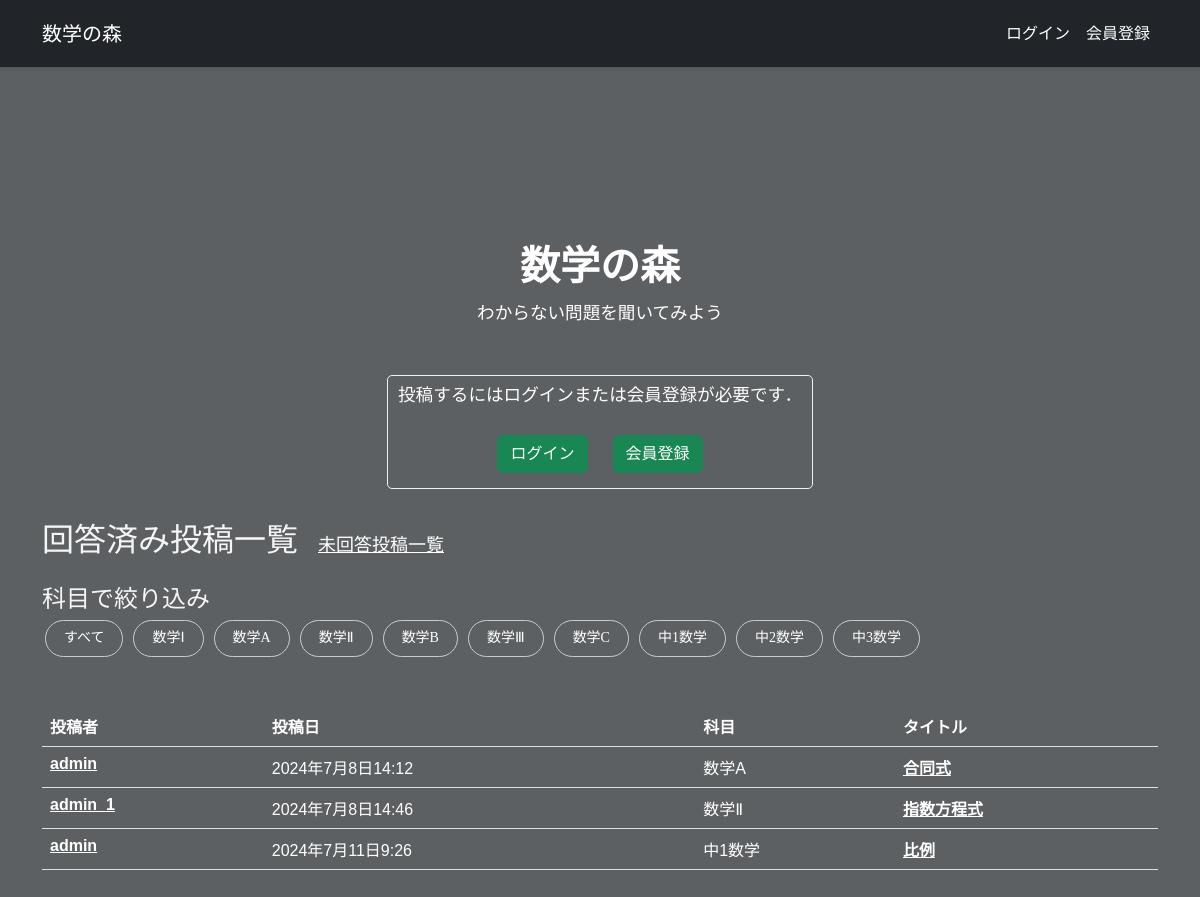
The app's page /, older data.
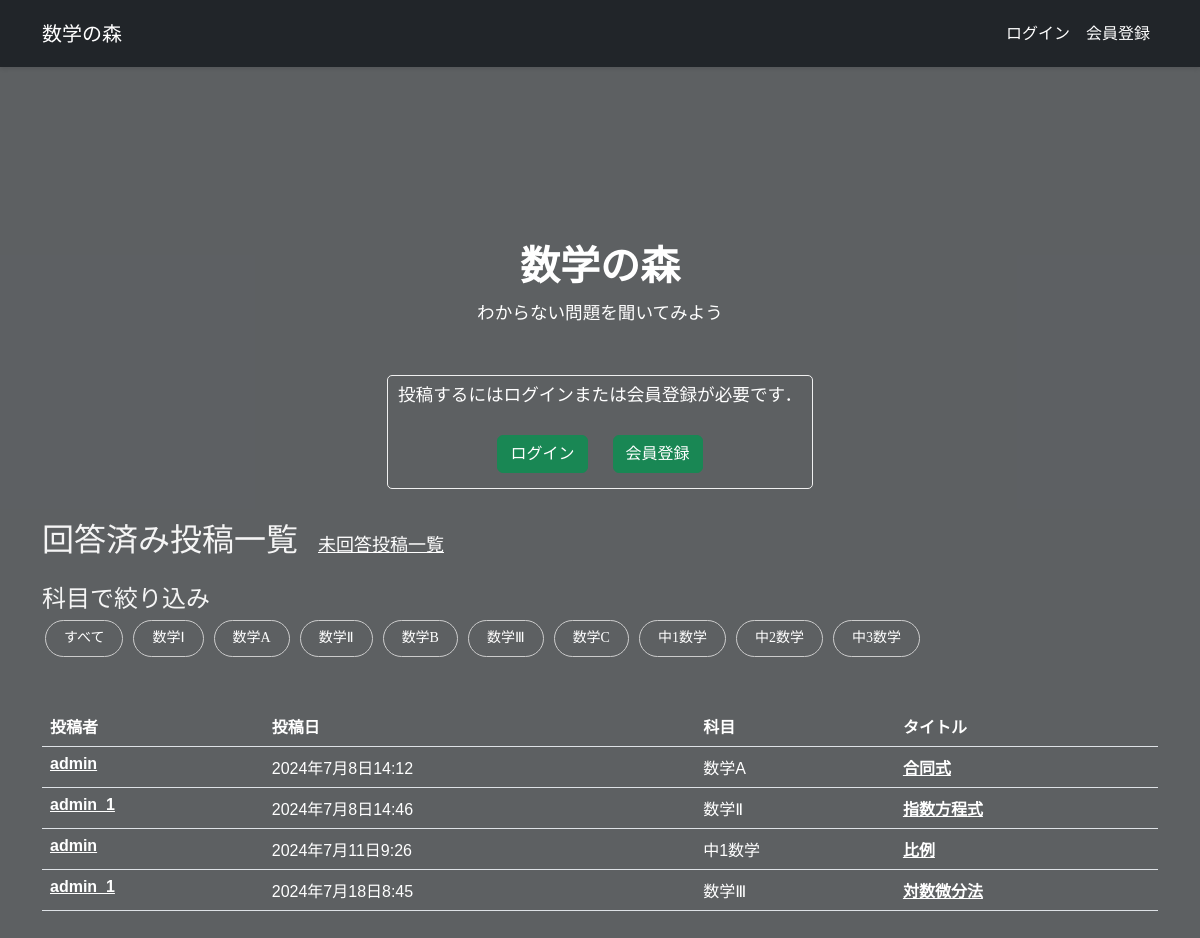
The same page, newer data.
### studysite/models.py (models this page shows, shortened)
class Tag(models.Model):
    name = models.CharField(max_length=100)

class Studysite(models.Model):
    title = models.CharField('タイトル', max_length=128)
    image = models.FileField('問題画像', upload_to='image/', blank=True)
    question = models.TextField('問題', blank=True)
    answer = models.TextField('解説', blank=True)
    created_by = models.ForeignKey(settings.AUTH_USER_MODEL,
                                   verbose_name='投稿者',
                                   on_delete=models.CASCADE)
    created_at = models.DateTimeField('投稿日', auto_now_add=True)
    updated_at = models.DateTimeField('更新日', auto_now=True)
    tags = models.ManyToManyField(Tag, blank=True)
    likes = models.PositiveIntegerField(default=0)

### studysite/views.py (the view)
# urls.py: path('', top, name='top'),
def top(request):
    tags = Tag.objects.all()
    raw_query = request.META.get('QUERY_STRING', '')  # URLのクエリストリング全体を取得
    query_param = raw_query.strip('?')  # '?'を取り除いて値を取得
    snippets = Studysite.objects.all() # Snippetの一覧を取得
    selected_tag = request.GET.get('tag')
    try:
        query_param = int(query_param)
        snippets = Studysite.objects.filter(tags=query_param)
    except (ValueError, Tag.DoesNotExist):
        snippets = Studysite.objects.all()
    context = {'snippets': snippets, 'tags': tags, 'selected_tag': selected_tag, 'query_param': query_param}
    if selected_tag:
        snippets = snippets.filter(tags__id=selected_tag)
    return render(request, 'snippets/top.html', context)

### studysite/templates/snippets/top.html (shortened to what this page needs)
{% extends 'base.html' %}
{% load django_bootstrap5 %}
{% load widget_tweaks %}
{% block main %}
<div class="welcome">
    <h1 class="title"><b>数学の森</b></h1>
    <p class="subtitle">わからない問題を聞いてみよう</p>
    {% if user.is_authenticated %}
        <a class="btn btn-success" href="{% url 'snippet_new' %}">投稿する</a>
    {% else %}<br>
        <div class="flame">
            <p>投稿するにはログインまたは会員登録が必要です．</p>
            <div style="text-align: center;">
                <span><a style="margin: 10px;" class="btn btn-success" href="{% url 'login' %}">ログイン</a></span>
                <span><a style="margin: 10px;" class="btn btn-success" href="{% url 'signup' %}">会員登録</a></span>
            </div>
        </div>
    {% endif %}
</div>
<div>
    <span class="h2 title">回答済み投稿一覧</span><span class="h3"><a href="{% url 'unanswered' %}" style="color:white">未回答投稿一覧</a></span><br><br>
    <h4>科目で絞り込み</h4>
    <a href="{% url 'top' %}"><span class="subject-filter">すべて</span></a>
    {% for tag in tags %}
        <a href="{% url 'top' %}?{{ tag.id }}"><span class="subject-filter">{{ tag.name }}</span></a>
    {% endfor %}
</div><br>
<div class="class1">
    {% if snippets %}
    <table class="table">
        <thead>
        <tr>
            <th>投稿者</th>
            <th>投稿日</th>
            <th>科目</th>
            <th>タイトル</th>
        </tr>
        </thead>
        <tbody class="tbody">
        {% for snippet in snippets %}
            {% if snippet.answer %}
            <tr>
                <th><a href="{% url 'profile' snippet.created_by_id %}" style="color:white">{{ snippet.created_by.username }}</a></th>
                <td>{{ snippet.created_at }}</td>
                <td>
                    {% if snippet.tags %}
                        {% for tag in snippet.tags.all %}
                            <span>{{ tag.name }}</span>
                        {% endfor %}
                    {% else %}
                        <span>empty<span>
                    {% endif %}
                </td>
                <th><a href="{% url 'snippet_detail' snippet.id %}" style="color:white">{{ snippet.title }}</a></th>
            </tr>
            {% endif %}
        {% endfor %}
        </tbody>
    </table>
    {% else %}
    <p>問題はまだ投稿されていません．</p>
    {% endif %}
</div>
{% endblock %}

Row changes from the older to the newer data that the page shows:
now on this page (row edited): Studysite: created_by.username "admin_1", created_at "2024年7月18日8:45", title "対数微分法", Tag (name "数学Ⅲ")
